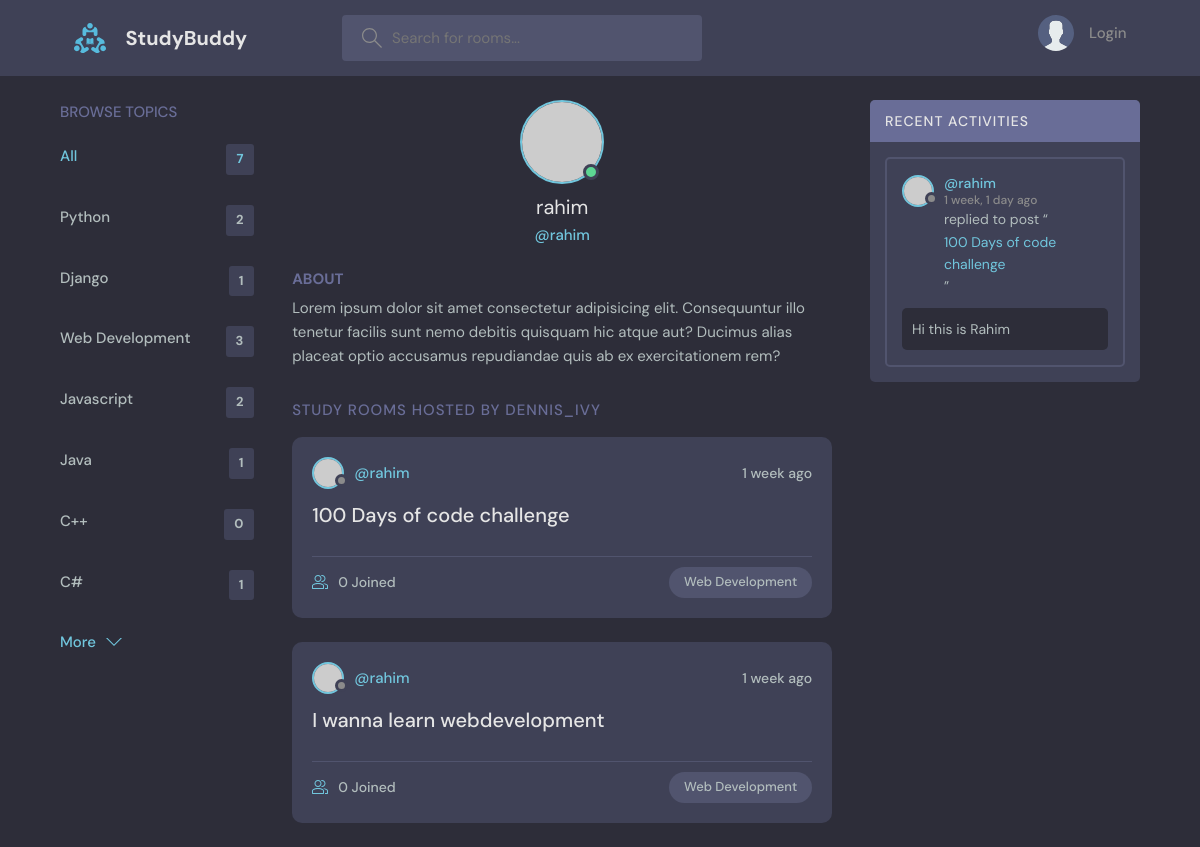
The app's page /profile/2/ with its own data.
### base/models.py (models this page shows, shortened)
class Topic(models.Model):
    name = models.CharField(max_length=200)

class Room(models.Model):
    host = models.ForeignKey(User, on_delete=models.SET_NULL, null=True)
    topic = models.ForeignKey(Topic, on_delete=models.SET_NULL, null=True)
    name = models.CharField(max_length=200)
    description = models.TextField(null=True, blank=True)
    participants = models.ManyToManyField(
        User, related_name='participants', blank=True)
    updated = models.DateTimeField(auto_now=True)
    created = models.DateTimeField(auto_now_add=True)
    class Meta:
        ordering = ['-updated', '-created']
    def __str__(self):
        return self.name

class Message(models.Model):
    user = models.ForeignKey(User, on_delete=models.CASCADE)
    room = models.ForeignKey(Room, on_delete=models.CASCADE)
    body = models.TextField()
    updated = models.DateTimeField(auto_now=True)
    created = models.DateTimeField(auto_now_add=True)
    class Meta:
        ordering = ['-updated', '-created']

### base/views.py (the view)
# urls.py: path('profile/<str:pk>/', views.userProfile, name="user-profile"),
def userProfile(request,pk):
    user = User.objects.get(id=pk)
    rooms = user.room_set.all()
    room_messages = user.message_set.all()
    topics = Topic.objects.all()
    context  ={'user':user, 'rooms':rooms, 'room_messages':room_messages, 'topics':topics}
    return render(request, 'base/profile.html', context)

### base/templates/base/profile.html (shortened to what this page needs)
{% extends 'main.html' %}
{% block content %}
  <main class="profile-page layout layout--3">
    <div class="container">
      {% include 'base/topics_component.html' %}
      <div class="roomList">
        <div class="profile">
          <div class="profile__avatar">
            <div class="avatar avatar--large active">
              <img src="https://randomuser.me/api/portraits/men/11.jpg" />
            </div>
          </div>
          <div class="profile__info">
            <h3>{{user.username}}</h3>
            <p>@{{user.username}}</p>
          </div>
          <div class="profile__about">
            <h3>About</h3>
            <p>
              Lorem ipsum dolor sit amet consectetur adipisicing elit. Consequuntur illo tenetur
              facilis sunt nemo debitis quisquam hic atque aut? Ducimus alias placeat optio
              accusamus repudiandae quis ab ex exercitationem rem?
            </p>
          </div>
        </div>
        <div class="roomList__header">
          <div>
            <h2>Study Rooms Hosted by dennis_ivy</a>
            </h2>
          </div>
        </div>
        {% include 'base/feed_component.html' %}
      </div>
      {% include 'base/activity_component.html' %}
    </div>
  </main>
  {% endblock content %}

### base/templates/base/topics_component.html
<div class="topics">
    <div class="topics__header">
      <h2>Browse Topics</h2>
    </div>
    <ul class="topics__list">
      <li>
        <a href="{% url 'home' %}" class="active">All <span>{{topics.count}}</span></a>
      </li>
      {% for topic in topics %}
      <li>
        <a href="{% url 'home' %}?q={{topic.name}}">{{topic.name}} <span>{{topic.room_set.all.count}}</span></a>
      </li>
      {% endfor %}
    </ul>
    <a class="btn btn--link" href="topics.html">
      More
      <svg version="1.1" xmlns="http://www.w3.org/2000/svg" width="32" height="32" viewBox="0 0 32 32">
        <title>chevron-down</title>
        <path d="M16 21l-13-13h-3l16 16 16-16h-3l-13 13z"></path>
      </svg>
    </a>
  </div>

### base/templates/base/feed_component.html (shortened to what this page needs)
{% for room in rooms %}
<div class="roomListRoom">
    <div class="roomListRoom__header">
      <a href="{% url 'user-profile' room.host.id %}" class="roomListRoom__author">
        <div class="avatar avatar--small">
          <img src="https://randomuser.me/api/portraits/women/11.jpg" />
        </div>
        <span>@{{room.host.username}}</span>
      </a>
      <div class="roomListRoom__actions">
        <span>{{room.created|timesince}} ago</span>
      </div>
    </div>
    <div class="roomListRoom__content">
      <a href="{% url 'room' room.id %}">{{room.name}}</a>
    </div>
    <div class="roomListRoom__meta">
      <a href="{% url 'room' room.id %}" class="roomListRoom__joined">
        {{room.participants.all.count}} Joined
      </a>
      <p class="roomListRoom__topic">{{room.topic.name}}</p>
    </div>
  </div>
{% endfor %}

### base/templates/base/activity_component.html (shortened to what this page needs)
<div class="activities">
    <div class="activities__header">
      <h2>Recent Activities</h2>
    </div>
    {% for message in room_messages %}
    <div class="activities__box">
      <div class="activities__boxHeader roomListRoom__header">
        <a href="{% url 'user-profile' message.user.id %}" class="roomListRoom__author">
          <div class="avatar avatar--small">
            <img src="https://randomuser.me/api/portraits/women/11.jpg" />
          </div>
          <p>
            @{{message.user}}
            <span>{{message.created|timesince}} ago</span>
          </p>
        </a>
      </div>
      <div class="activities__boxContent">
        <p>replied to post “<a href="{% url 'room' message.room.id %}">{{message.room}}</a>”</p>
        <div class="activities__boxRoomContent">
            {{message.body}}
        </div>
      </div>
    </div>
    {% endfor %}
  </div>

### records on screen
Topic: name "Python", room_set.all.count "2"
Topic: name "Django", room_set.all.count "1"
Topic: name "Web Development", room_set.all.count "3"
Topic: name "Javascript", room_set.all.count "2"
Topic: name "Java", room_set.all.count "1"
Topic: name "C++", room_set.all.count "0"
Topic: name "C#", room_set.all.count "1"
Room: host.username "rahim", created "1 week", name "100 Days of code challenge", participants.all.count "0", topic.name "Web Development"
Room: host.username "rahim", created "1 week", name "I wanna learn webdevelopment", participants.all.count "0", topic.name "Web Development"
Message: user "rahim", created "1 week, 1 day", room "100 Days of code challenge", body "Hi this is Rahim"

### other values on screen
{{ topics.count }} "7"
{{ user.username }} "rahim"
